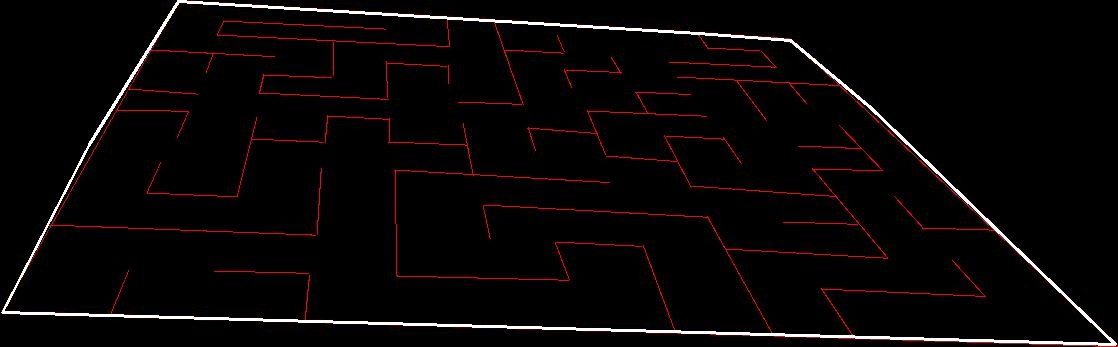
#> input picture MicroMouse/walls_with_edges_corners_in_white.jpg, 1118 x 347 px
$ python prespective_wrap.py
#> lines starting #> are read from the running program, lines starting #| are printed output that depends on the picture; after the words box and inside, x2 and y2 are one past the last pixel; in counts of white or black regions, pixels touching at a corner belong together
### MicroMouse/final_corners.py
import cv2
import numpy as np
import math

img = cv2.imread('walls_with_edges_corners_in_white.jpg')
#> img is the input picture: shape (347, 1118, 3); mean B, G, R 6.6, 6.4, 10.1
gray_img = cv2.cvtColor(img, cv2.COLOR_BGR2GRAY)
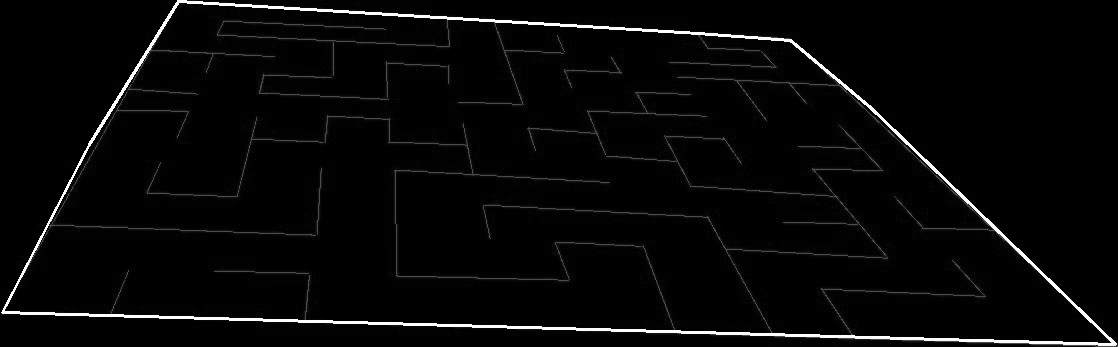
#> gray_img: shape (347, 1118); min 0, max 255, mean 7.5

# Harris corner detection

corners = cv2.goodFeaturesToTrack(gray_img, maxCorners=10, qualityLevel=0.1, minDistance=200, useHarrisDetector=True, k= 0.05)
#> corners = [[2, 312], [1109, 342], [179, 3], [447, 20], [791, 39]]
corners = np.int0(corners)
count = 0
corners_coords = []
for c in corners:
       corners_coords.append(c)
       count += 1
       x, y = c.ravel()
       cv2.circle(img, center=(x, y), radius=4, color=(0, 255, 0), thickness=-1, )
#> this loop made 5 passes
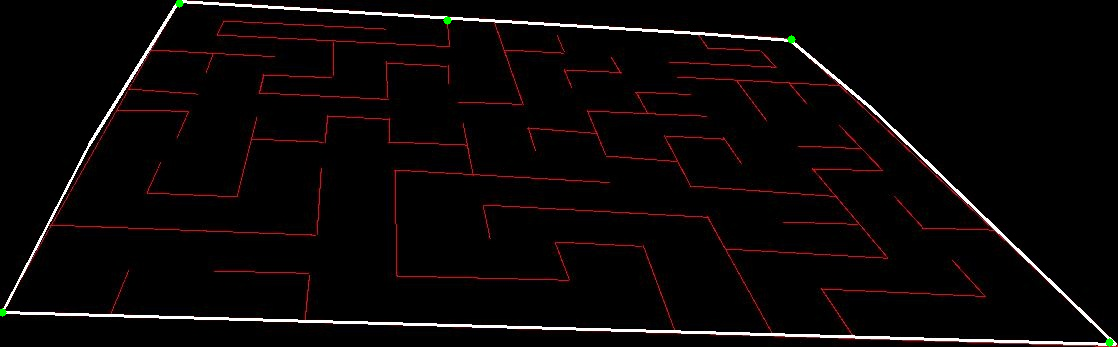
#> img: shape (347, 1118, 3); 0.06% of pixels changed, all inside (x1, y1, x2, y2) = (0, 0, 1114, 347)
#> after the loop, corners_coords = [[[2, 312]], [[1109, 342]], [[179, 3]], [[447, 20]], [[791, 39]]]; count = 5


# [7 lines of commented-out code are left out]


def dist(p1, p2):
    x1, x2, y1, y2 = *p1, *p2
    d = ((x2 - x1) ** 2) + ((y2 - y1) ** 2)
    d = math.sqrt(d)
    return d


def orentation(p1, p2, p3):
    x1, y1, x2, y2, x3, y3 = *p1, *p2, *p3
    a = (y3 - y2) * (x2 - x1) - (y2 - y1) * (x3 - x2)
    # if a > 120:
        # return -1
    if a > 80:
        return 1
    return -1


def gift_wrapping(points):
    # Convert the points to a list of NumPy arrays
    points = [point[0] for point in points]
#> points has the same summary as corners outside gift_wrapping

    # Find the point with the minimum x-coordinate
    on_hull = min(points, key=lambda p: p[0])
#> on_hull = [2, 312]

    hull = []
    while True:
        hull.append(on_hull)
        next_point = points[0]
        for point in points:
            o = orentation(on_hull, next_point, point)
            dist_comparison = (dist(on_hull, point) > dist(on_hull, next_point))
            if (next_point == on_hull).all() or o == 1 or (o == 0 and dist_comparison):
                next_point = point
        on_hull = next_point
        if np.array_equal(on_hull, hull[0]):
            break
#> this loop made 4 passes
#> on_hull on passes 1 to 4: [1109, 342], [791, 39], [179, 3], [2, 312]
#> after the loop, hull = [[2, 312], [1109, 342], [791, 39], [179, 3]]


    return hull


convex_hull = gift_wrapping(corners_coords)
#> convex_hull = [[2, 312], [1109, 342], [791, 39], [179, 3]]

img = cv2.imread('reconstructed_walls.jpg')
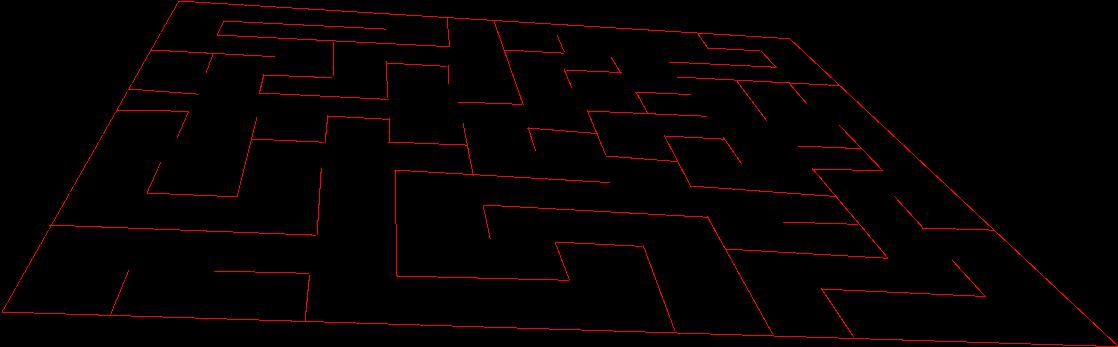
#> input picture MicroMouse/reconstructed_walls.jpg, 1118 x 347 px
#> img is the input picture: shape (347, 1118, 3); mean B, G, R 1.7, 1.4, 6.2
count = 0
final_coords= []
for i in convex_hull:
       count += 1
       x, y = i.ravel()
       final_coords.append([x, y])
       cv2.circle(img, center=(x, y), radius=5, color=(0, 255, 0), thickness=-1)
#> this loop made 4 passes
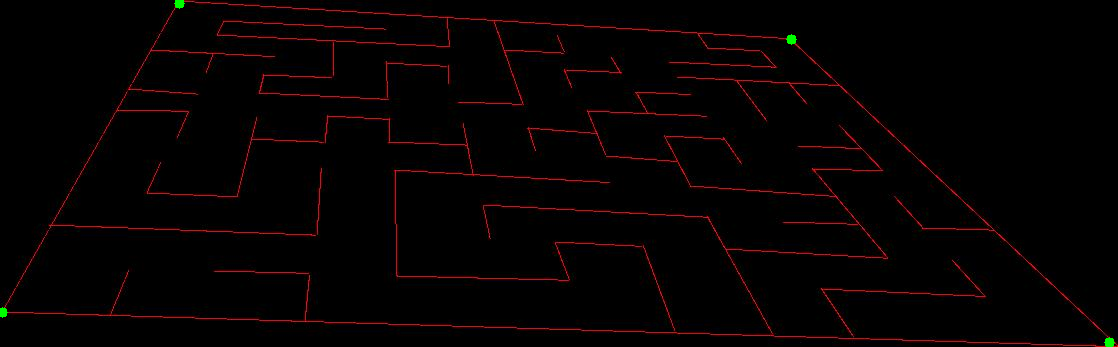
#> img: shape (347, 1118, 3); 0.08% of pixels changed, all inside (x1, y1, x2, y2) = (0, 0, 1115, 347)
#> after the loop, count = 4; final_coords = [[2, 312], [1109, 342], [791, 39], [179, 3]]

cv2.imshow('Maze with Corners', img)
# #
cv2.waitKey(0)
# print(count)
# print(final_coords)

# cv2.imwrite('final_4_corners.jpg', img)

### MicroMouse/prespective_wrap.py
import cv2
import numpy as np
from final_corners import final_coords

# Load your image
image = cv2.imread('reconstructed_walls.jpg')

# Define the source points (coordinates in the original image)
source_points = np.array(final_coords, dtype=np.float32)
#> source_points = [[2, 312], [1109, 342], [791, 39], [179, 3]]

# Define the destination points (where the source points will be mapped)
# You can adjust these points to define the desired perspective transformation
# Here, we assume a rectangular region for demonstration purposes
width, height = 400, 300  # Define the width and height of the output region
destination_points = np.array([[0, 0], [width, 0], [width, height], [0, height]], dtype=np.float32)

# Calculate the perspective transformation matrix
matrix = cv2.getPerspectiveTransform(source_points, destination_points)
#> matrix = [[0.571, 0.327, -103.2], [0.025, -0.921, 287.2], [-0.000249, 0.00258, 1]]

# Perform the perspective warp
warped_image = cv2.warpPerspective(image, matrix, (width, height))
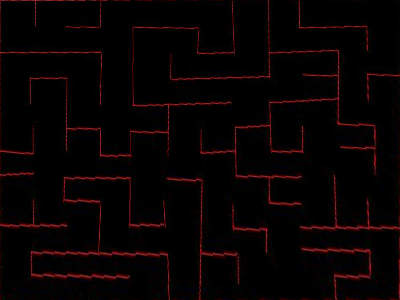
#> warped_image: shape (300, 400, 3); mean B, G, R 2.2, 1.8, 8

# Display the original and warped images
cv2.imshow('Original Image', image)
cv2.imshow('Warped Image', warped_image)
cv2.waitKey(0)
cv2.destroyAllWindows()

cv2.imwrite('final_wrapped_image.jpg', warped_image)
